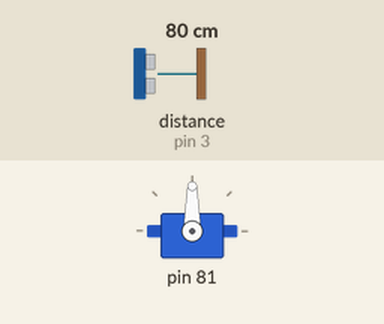
Simulated run of this sketch. Board: Arduino Uno, built with avr-gcc and run on an emulated ATmega328P. On the bench: servo. The inputs (shaded band) are chosen by the test bench; at power-on: distance to the obstacle (sensor on pin 3) 80 cm.

Above: at 3.2 s.
3.3 s: distance to the obstacle (sensor on pin 3) set to 22 cm
4.8 s: distance to the obstacle (sensor on pin 3) set to 17 cm
At 5.2 s:
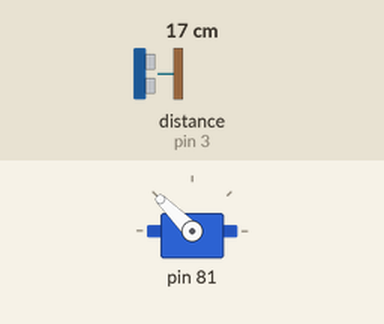
7.8 s: distance to the obstacle (sensor on pin 3) set to 35 cm
9.3 s: distance to the obstacle (sensor on pin 3) set to 2 cm
At 10.2 s:
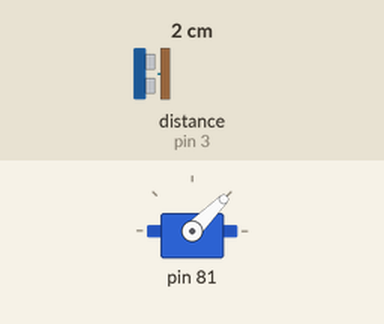
Timing chart, 0 to 13.3 s (numbered marks = the images above; inputs shaded):
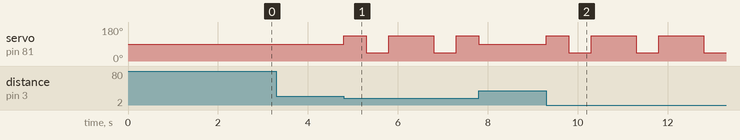

Measured:
- the behaviour switches between 20 and 19 cm on distance to the obstacle (sensor on pin 3) (found by bisection; images 0 and 1)
- after the input at 3.3 s, every drawn part: stays the same
- after the input at 4.8 s, servo on pin 81: goes 135° 0.50 s, 45° 0.50 s, 135° 1.0 s, 45° 0.50 s, then 135°, starting at once
- after the input at 9.3 s, servo on pin 81: 90° → 135° at once, then repeats every 1.5 s: 45° 0.50 s, 135° 1.0 s

The sketch:

Me_ServoHeadMovement.ino
```cpp
/**
 *
 * @file    Me_ServoHeadMovement.ino
 * @author  Ron Lawton
 * @version V1.0.0
 * @date    2018/08/18
 * @brief   Description: this file is for testing Me Servo.
 *
 *
 * \par History:
 * <pre>
 * <Author>     <Time>        <Version>      <Descr>
 * Ron Lawton   2018/08/18    1.0.0          servo movement
 * </pre>
 */
#include <Arduino.h>
#include <Wire.h>
#include <SoftwareSerial.h>

#include <MeOrion.h>

Servo servo_3_2;
MePort port_8(8);
double dis;
MeUltrasonicSensor ultrasonic_3(3);

void servo()
{
    servo_3_2.write(90); // center head

}

void setup(){
    servo_3_2.attach(port_8.pin2());
    servo();
    delay(2000);

}

void loop(){
   // Move head right left right when objects < 20 cm
   dis = ultrasonic_3.distanceCm();
   if((dis) < (20)){
        servo_3_2.write(135);
        delay(500);
        servo_3_2.write(45);
        delay(500);
        servo_3_2.write(135);
        delay(500);
        servo();
  }
}
```
